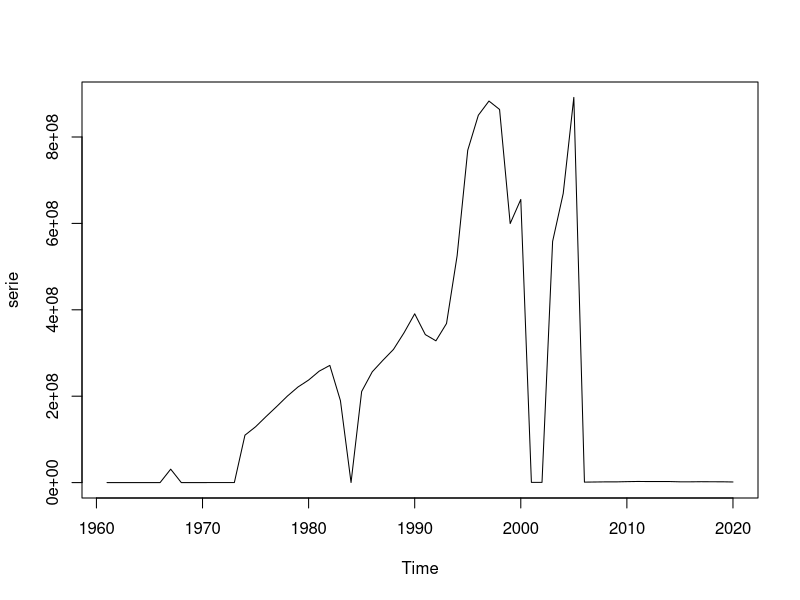
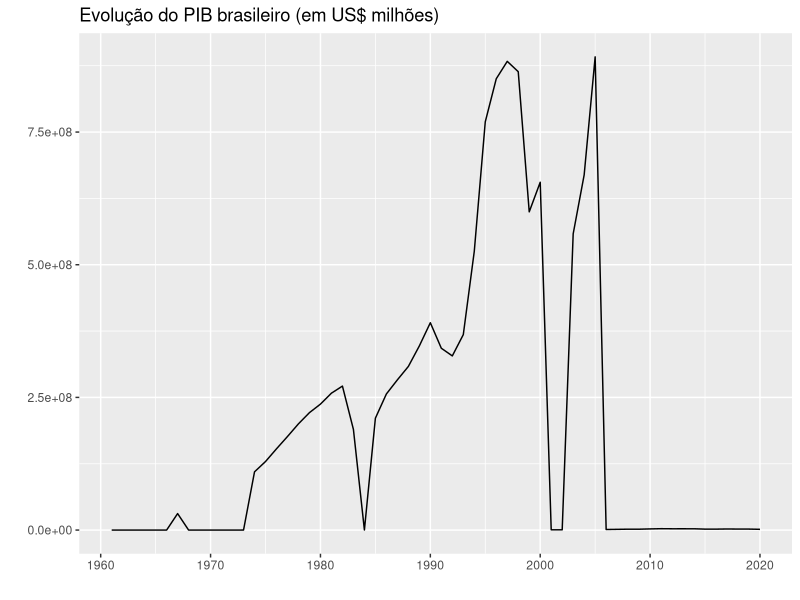
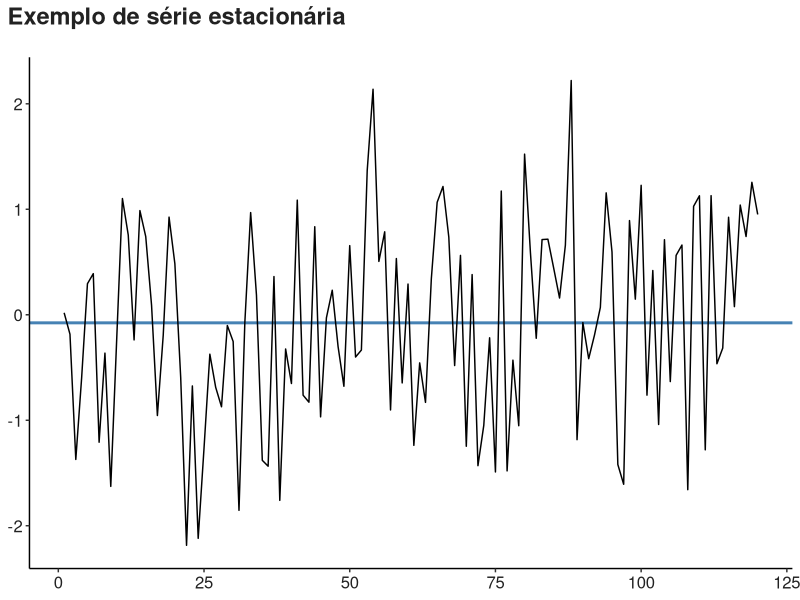

Recreate these plots in R, in order.
library(tidyverse)
library(readxl)
library(lubridate)
library(forecast)

dados <- read_excel("serie-pib-brasil.xlsx")
dados$PIB <- as.double(dados$PIB)
dados$Ano <- as.integer(dados$Ano)

dados <- dados %>% 
  mutate(PIB_em_milhoes = PIB/1e6)

fonte <- "Fonte: Banco Mundial Data."

serie <- ts(dados$PIB_em_milhoes, start = 1961, frequency = 1)

plot.ts(serie)



pl <- autoplot(serie) +
  labs(
    y = "",
    x = "",
    title = "Evolução do PIB brasileiro (em US$ milhões)"
  )


png("Figuras/pib.png", width = 2200, height = 1300, res = 300, type = "cairo")
print(pl)
dev.off()





### Um exemplo de série temporal estacionária:
set.seed(10)
x <- arima.sim(list(1, 1, 0), n = 120)


pl <- ggplot(data = data.frame(x = seq_along(as.double(x)), y = as.double(x))) +
  geom_hline(
    size = 1,
    color = "steelblue",
    yintercept = mean(as.double(x))
  ) +
  geom_line(
    aes(x = x, y = y)
  ) +
  labs(title = "Exemplo de série estacionária") +
  theme_classic() +
  theme(
    axis.title = element_blank(),
    axis.text = element_text(color = "#222222", size = 12),
    plot.title = element_text(color = "#222222", size = 17, face = "bold", margin = margin(b = 20)),
    plot.title.position = "plot"
  )

png("Figuras/exemplo-serie-estacionaria.png", width = 2200, height = 1300, res = 300, type = "cairo")
print(pl)
dev.off()


### Podemos utilizar um teste ADF (Augmented Dickey-Fuller) para testarmos
### se essa série é de fato estacionária.

### O pacote `urca` nos oferece a função `ur.df()` que é capaz de calcular
### tal teste. Perceba pelos resultados do teste calculado abaixo, que a série `x` é
### de fato uma série estacionária.
urca::summary(urca::ur.df(x, type = "none"))
